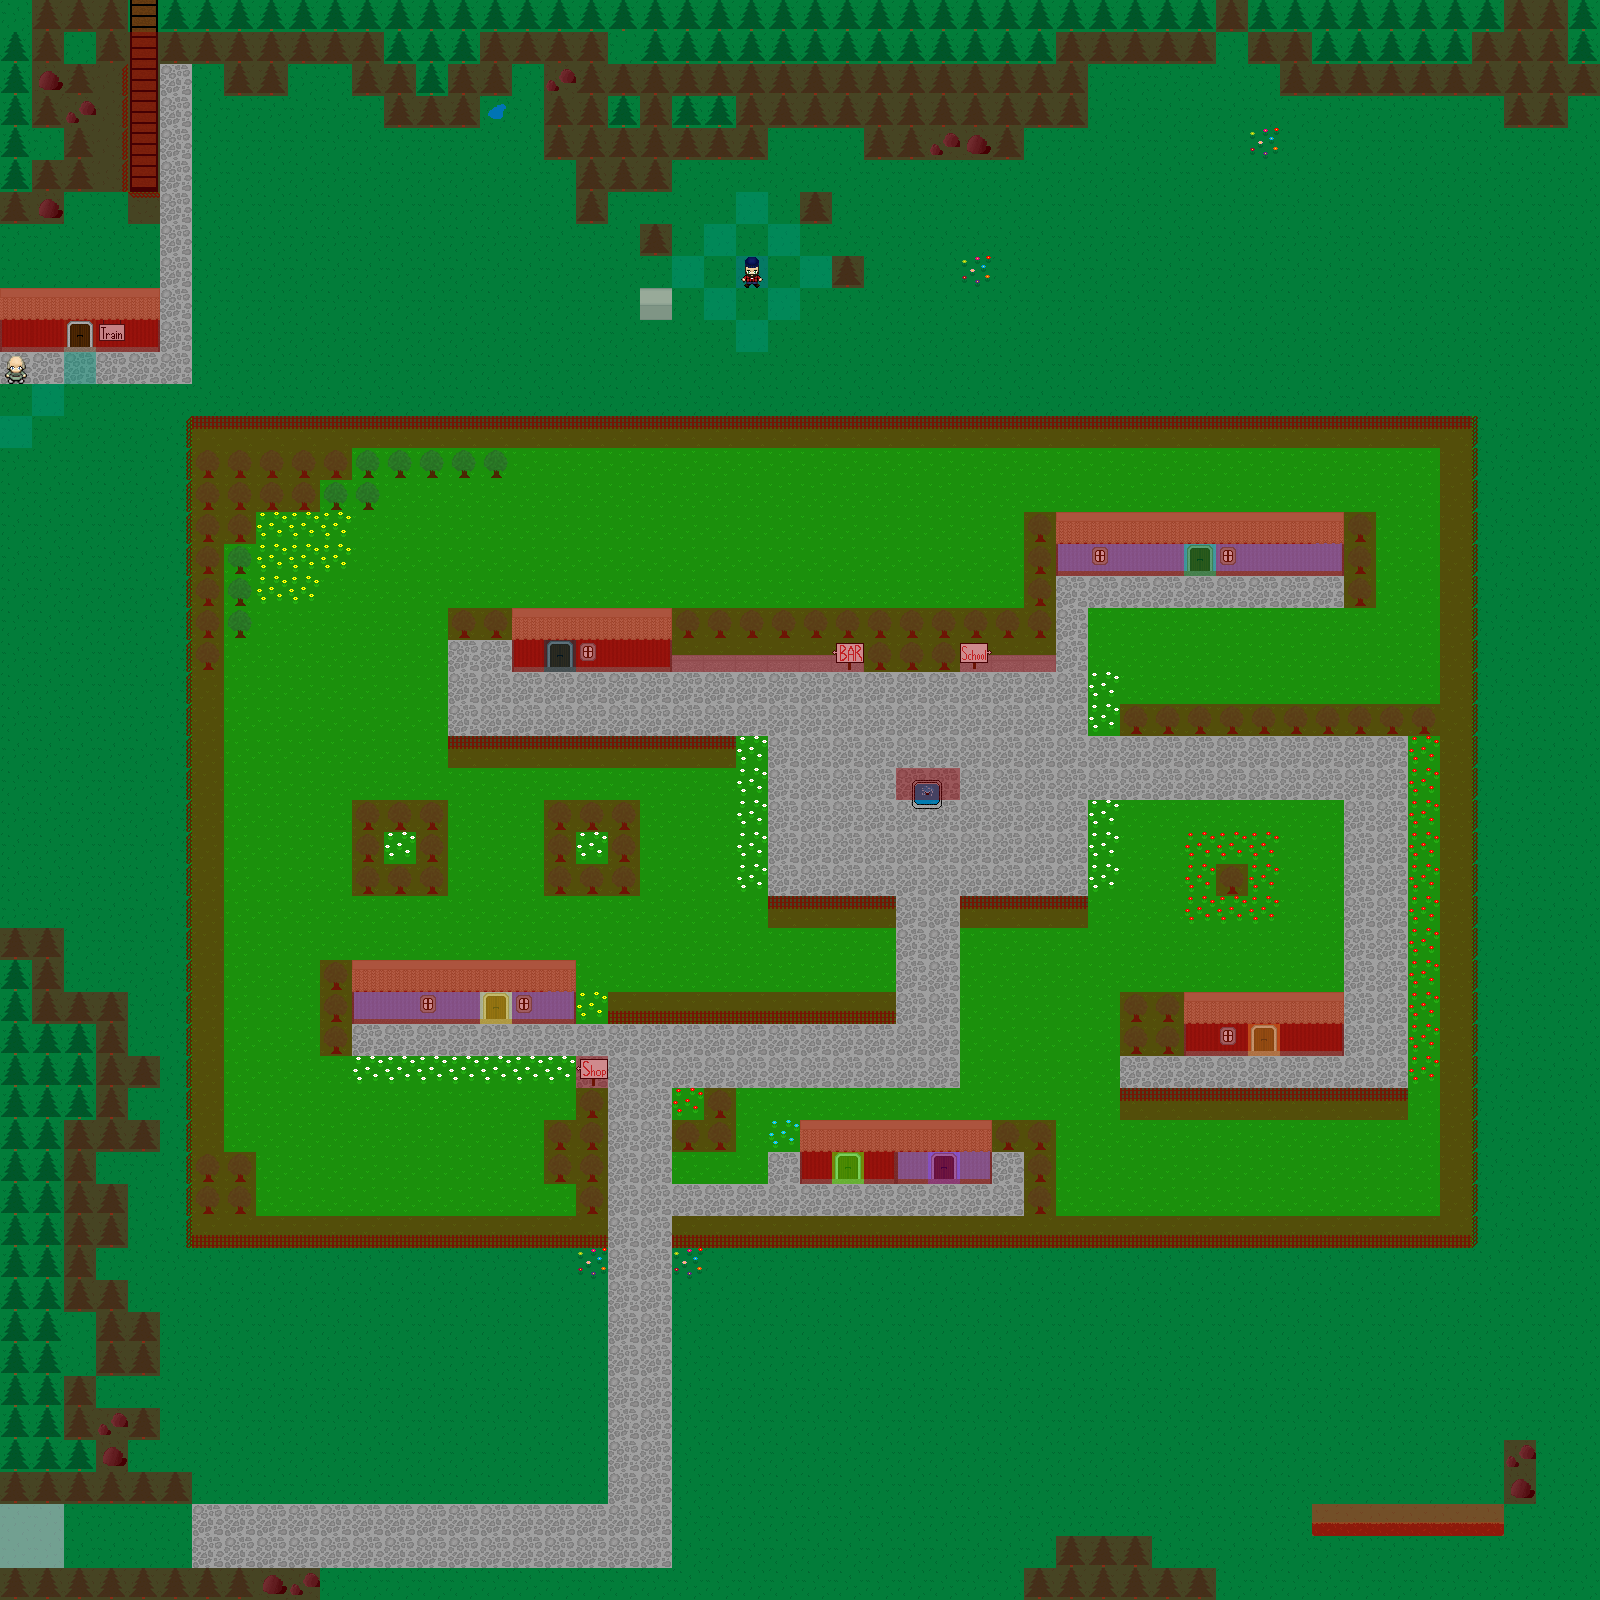

A level layout from a 2D game, rendered from its tile map. Below: a short description, then the map file with tile-grid data replaced by summaries:
An orthogonal 50x50 tile map with 32x32 px tiles, 5 tile layers (background, foreground, Meta, characters, ...), 5 tilesets and 8 objects (SpawnPoint2, SpawnPointHome, SpawnPointGirlHome, SpawnPointShop, SpawnPointBar, ...).

<map version="1.0" orientation="orthogonal" width="50" height="50" tilewidth="32" tileheight="32">
 <tileset firstgid="1" name="landskap2" tilewidth="32" tileheight="32">
  <image source="landskap2.png" width="320" height="320" />
 </tileset>
 <tileset firstgid="101" name="foregroundtilesW2" tilewidth="32" tileheight="32">
  <image source="foregroundtilesW2.png" width="96" height="96" />
 </tileset>
 <tileset firstgid="110" name="meta-tiles" tilewidth="32" tileheight="32">
  <image source="meta-tiles.png" width="320" height="320" />
  <tile id="0">
   <properties>
    <property name="Collidable" value="True" />
    <property name="School" value="True" />
   </properties>
  </tile>
  <tile id="1">
   <properties>
    <property name="Collidable" value="True" />
   </properties>
  </tile>
  <tile id="2">
   <properties>
    <property name="Collidable" value="True" />
    <property name="GirlsHome" value="True" />
   </properties>
  </tile>
  <tile id="3">
   <properties>
    <property name="stopTalk" value="True" />
   </properties>
  </tile>
  <tile id="10">
   <properties>
    <property name="Collidable" value="True" />
    <property name="lumberjack" value="True" />
   </properties>
  </tile>
  <tile id="11">
   <properties>
    <property name="Collidable" value="True" />
    <property name="Shop" value="True" />
   </properties>
  </tile>
  <tile id="12">
   <properties>
    <property name="Collidable" value="True" />
    <property name="Job" value="True" />
   </properties>
  </tile>
  <tile id="13">
   <properties>
    <property name="jump" value="True" />
   </properties>
  </tile>
  <tile id="14">
   <properties>
    <property name="Collidable" value="True" />
    <property name="TalkTrain" value="True" />
   </properties>
  </tile>
  <tile id="20">
   <properties>
    <property name="Collidable" value="True" />
    <property name="Home" value="True" />
   </properties>
  </tile>
  <tile id="21">
   <properties>
    <property name="Bar" value="True" />
    <property name="Collidable" value="True" />
   </properties>
  </tile>
  <tile id="22">
   <properties>
    <property name="World1" value="True" />
   </properties>
  </tile>
  <tile id="23">
   <properties>
    <property name="Chop" value="True" />
    <property name="Collidable" value="True" />
   </properties>
  </tile>
  <tile id="24">
   <properties>
    <property name="Collidable" value="True" />
    <property name="World3" value="True" />
   </properties>
  </tile>
 </tileset>
 <tileset firstgid="210" name="lumberjack" tilewidth="32" tileheight="32">
  <image source="lumberjack.png" width="32" height="32" />
 </tileset>
 <tileset firstgid="211" name="character-tiles" tilewidth="32" tileheight="32">
  <image source="character-tiles.png" width="96" height="96" />
 </tileset>
 <layer name="background" width="50" height="50">
  <data>[2500 cells, 2500 non-empty, 43 distinct tile ids]</data>
 </layer>
 <layer name="foreground" width="50" height="50">
  <data>[2500 cells, 3 non-empty, 3 distinct tile ids]</data>
 </layer>
 <layer name="Meta" width="50" height="50" opacity="0.46">
  <data>[2500 cells, 527 non-empty, 14 distinct tile ids]</data>
 </layer>
 <objectgroup name="Objects" width="50" height="50">
  <object name="SpawnPoint2" x="80" y="1520">
   <properties>
    <property name="playerSpawn2" value="" />
   </properties>
  </object>
  <object name="SpawnPointHome" x="847" y="1200">
   <properties>
    <property name="playerSpawnHome" value="" />
   </properties>
  </object>
  <object name="SpawnPointGirlHome" x="944" y="1199">
   <properties>
    <property name="playerSpawnGirlHome" value="" />
   </properties>
  </object>
  <object name="SpawnPointShop" x="496" y="1039">
   <properties>
    <property name="playerSpawnShop" value="" />
   </properties>
  </object>
  <object name="SpawnPointBar" x="560" y="687">
   <properties>
    <property name="playerSpawnBar" value="" />
   </properties>
  </object>
  <object name="SpawnPointSchool" x="1200" y="591">
   <properties>
    <property name="playerSpawnSchool" value="" />
   </properties>
  </object>
  <object name="SpawnPointJob" x="1263" y="1072">
   <properties>
    <property name="playerSpawnJob" value="" />
   </properties>
  </object>
  <object name="SpawnPointW2" x="79" y="368">
   <properties>
    <property name="playerSpawnW2" value="" />
   </properties>
  </object>
 </objectgroup>
 <layer name="characters" width="50" height="50">
  <data>[2500 cells, 1 non-empty, 1 distinct tile ids]</data>
 </layer>
 <layer name="characters2" width="50" height="50">
  <data>[2500 cells, 1 non-empty, 1 distinct tile ids]</data>
 </layer>
</map>
